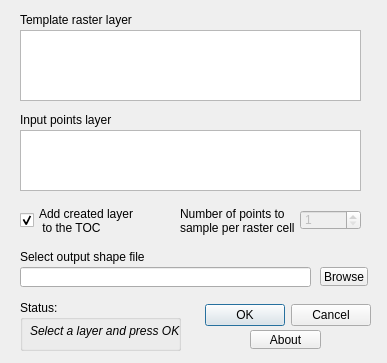
<?xml version="1.0" encoding="UTF-8"?>
<ui version="4.0">
 <class>PointGridSubsample</class>
 <widget class="QDialog" name="PointGridSubsample">
  <property name="geometry">
   <rect>
    <x>0</x>
    <y>0</y>
    <width>387</width>
    <height>363</height>
   </rect>
  </property>
  <property name="windowTitle">
   <string>Point Grid Subsample Plugin</string>
  </property>
  <widget class="QDialogButtonBox" name="buttonBox">
   <property name="geometry">
    <rect>
     <x>200</x>
     <y>290</y>
     <width>171</width>
     <height>51</height>
    </rect>
   </property>
   <property name="orientation">
    <enum>Qt::Horizontal</enum>
   </property>
   <property name="standardButtons">
    <set>QDialogButtonBox::Cancel|QDialogButtonBox::Ok</set>
   </property>
  </widget>
  <widget class="QGroupBox" name="groupBox">
   <property name="geometry">
    <rect>
     <x>20</x>
     <y>300</y>
     <width>161</width>
     <height>51</height>
    </rect>
   </property>
   <property name="sizePolicy">
    <sizepolicy hsizetype="Preferred" vsizetype="Fixed">
     <horstretch>0</horstretch>
     <verstretch>0</verstretch>
    </sizepolicy>
   </property>
   <property name="minimumSize">
    <size>
     <width>0</width>
     <height>45</height>
    </size>
   </property>
   <property name="title">
    <string>Status:</string>
   </property>
   <widget class="QLabel" name="statusLabel">
    <property name="geometry">
     <rect>
      <x>10</x>
      <y>20</y>
      <width>151</width>
      <height>21</height>
     </rect>
    </property>
    <property name="sizePolicy">
     <sizepolicy hsizetype="Preferred" vsizetype="Fixed">
      <horstretch>0</horstretch>
      <verstretch>0</verstretch>
     </sizepolicy>
    </property>
    <property name="font">
     <font>
      <weight>50</weight>
      <italic>true</italic>
      <bold>false</bold>
      <stylestrategy>PreferDefault</stylestrategy>
      <kerning>true</kerning>
     </font>
    </property>
    <property name="text">
     <string>Select a layer and press OK</string>
    </property>
    <property name="textFormat">
     <enum>Qt::AutoText</enum>
    </property>
   </widget>
  </widget>
  <widget class="QListWidget" name="rasterLayers">
   <property name="geometry">
    <rect>
     <x>20</x>
     <y>30</y>
     <width>341</width>
     <height>71</height>
    </rect>
   </property>
   <property name="cursor" stdset="0">
    <cursorShape>ArrowCursor</cursorShape>
   </property>
   <property name="toolTip">
    <string>&lt;!DOCTYPE HTML PUBLIC &quot;-//W3C//DTD HTML 4.0//EN&quot; &quot;http://www.w3.org/TR/REC-html40/strict.dtd&quot;&gt;
&lt;html&gt;&lt;head&gt;&lt;meta name=&quot;qrichtext&quot; content=&quot;1&quot; /&gt;&lt;style type=&quot;text/css&quot;&gt;
p, li { white-space: pre-wrap; }
&lt;/style&gt;&lt;/head&gt;&lt;body style=&quot; font-family:'Tahoma'; font-size:8.25pt; font-weight:400; font-style:normal;&quot;&gt;
&lt;p style=&quot; margin-top:0px; margin-bottom:0px; margin-left:0px; margin-right:0px; -qt-block-indent:0; text-indent:0px;&quot;&gt;Select at least one layer here to act as a template to define the extent of the data.&lt;/p&gt;
&lt;p style=&quot; margin-top:0px; margin-bottom:0px; margin-left:0px; margin-right:0px; -qt-block-indent:0; text-indent:0px;&quot;&gt;Select one or more layers to analyse from this list.&lt;/p&gt;&lt;/body&gt;&lt;/html&gt;</string>
   </property>
   <property name="editTriggers">
    <set>QAbstractItemView::DoubleClicked|QAbstractItemView::EditKeyPressed</set>
   </property>
   <property name="selectionMode">
    <enum>QAbstractItemView::SingleSelection</enum>
   </property>
   <property name="viewMode">
    <enum>QListView::ListMode</enum>
   </property>
  </widget>
  <widget class="QLabel" name="label_4">
   <property name="geometry">
    <rect>
     <x>20</x>
     <y>10</y>
     <width>241</width>
     <height>20</height>
    </rect>
   </property>
   <property name="text">
    <string>Template raster layer</string>
   </property>
  </widget>
  <widget class="QToolButton" name="aboutButton">
   <property name="geometry">
    <rect>
     <x>250</x>
     <y>330</y>
     <width>71</width>
     <height>19</height>
    </rect>
   </property>
   <property name="text">
    <string>About</string>
   </property>
  </widget>
  <widget class="QListWidget" name="pointLayers">
   <property name="enabled">
    <bool>true</bool>
   </property>
   <property name="geometry">
    <rect>
     <x>20</x>
     <y>130</y>
     <width>341</width>
     <height>61</height>
    </rect>
   </property>
   <property name="cursor" stdset="0">
    <cursorShape>ArrowCursor</cursorShape>
   </property>
   <property name="toolTip">
    <string>If you want to sample only a set of pre-determined points then select the layer to use from the loaded layers</string>
   </property>
   <property name="editTriggers">
    <set>QAbstractItemView::DoubleClicked|QAbstractItemView::EditKeyPressed</set>
   </property>
   <property name="selectionMode">
    <enum>QAbstractItemView::MultiSelection</enum>
   </property>
   <property name="viewMode">
    <enum>QListView::ListMode</enum>
   </property>
  </widget>
  <widget class="QLabel" name="label_5">
   <property name="geometry">
    <rect>
     <x>20</x>
     <y>110</y>
     <width>221</width>
     <height>20</height>
    </rect>
   </property>
   <property name="text">
    <string>Input points layer</string>
   </property>
  </widget>
  <widget class="QSpinBox" name="pointsPerCell">
   <property name="enabled">
    <bool>false</bool>
   </property>
   <property name="geometry">
    <rect>
     <x>300</x>
     <y>210</y>
     <width>61</width>
     <height>20</height>
    </rect>
   </property>
   <property name="toolTip">
    <string>Specify the number of random points to sample here</string>
   </property>
   <property name="minimum">
    <number>1</number>
   </property>
   <property name="maximum">
    <number>100</number>
   </property>
   <property name="singleStep">
    <number>1</number>
   </property>
   <property name="value">
    <number>1</number>
   </property>
  </widget>
  <widget class="QLabel" name="label_6">
   <property name="geometry">
    <rect>
     <x>180</x>
     <y>200</y>
     <width>121</width>
     <height>41</height>
    </rect>
   </property>
   <property name="text">
    <string>Number of points to 
sample per raster cell</string>
   </property>
  </widget>
  <widget class="QCheckBox" name="addToToc">
   <property name="geometry">
    <rect>
     <x>20</x>
     <y>200</y>
     <width>141</width>
     <height>41</height>
    </rect>
   </property>
   <property name="text">
    <string>Add created layer 
 to the TOC</string>
   </property>
   <property name="checked">
    <bool>true</bool>
   </property>
  </widget>
  <widget class="QLineEdit" name="outShape">
   <property name="geometry">
    <rect>
     <x>20</x>
     <y>267</y>
     <width>291</width>
     <height>20</height>
    </rect>
   </property>
  </widget>
  <widget class="QLabel" name="label_7">
   <property name="geometry">
    <rect>
     <x>20</x>
     <y>247</y>
     <width>151</width>
     <height>20</height>
    </rect>
   </property>
   <property name="text">
    <string>Select output shape file</string>
   </property>
  </widget>
  <widget class="QToolButton" name="outButton">
   <property name="geometry">
    <rect>
     <x>320</x>
     <y>267</y>
     <width>48</width>
     <height>19</height>
    </rect>
   </property>
   <property name="text">
    <string>Browse</string>
   </property>
  </widget>
 </widget>
 <resources/>
 <connections>
  <connection>
   <sender>buttonBox</sender>
   <signal>accepted()</signal>
   <receiver>PointGridSubsample</receiver>
   <slot>accept()</slot>
   <hints>
    <hint type="sourcelabel">
     <x>248</x>
     <y>254</y>
    </hint>
    <hint type="destinationlabel">
     <x>157</x>
     <y>274</y>
    </hint>
   </hints>
  </connection>
  <connection>
   <sender>buttonBox</sender>
   <signal>rejected()</signal>
   <receiver>PointGridSubsample</receiver>
   <slot>reject()</slot>
   <hints>
    <hint type="sourcelabel">
     <x>316</x>
     <y>260</y>
    </hint>
    <hint type="destinationlabel">
     <x>286</x>
     <y>274</y>
    </hint>
   </hints>
  </connection>
 </connections>
</ui>
